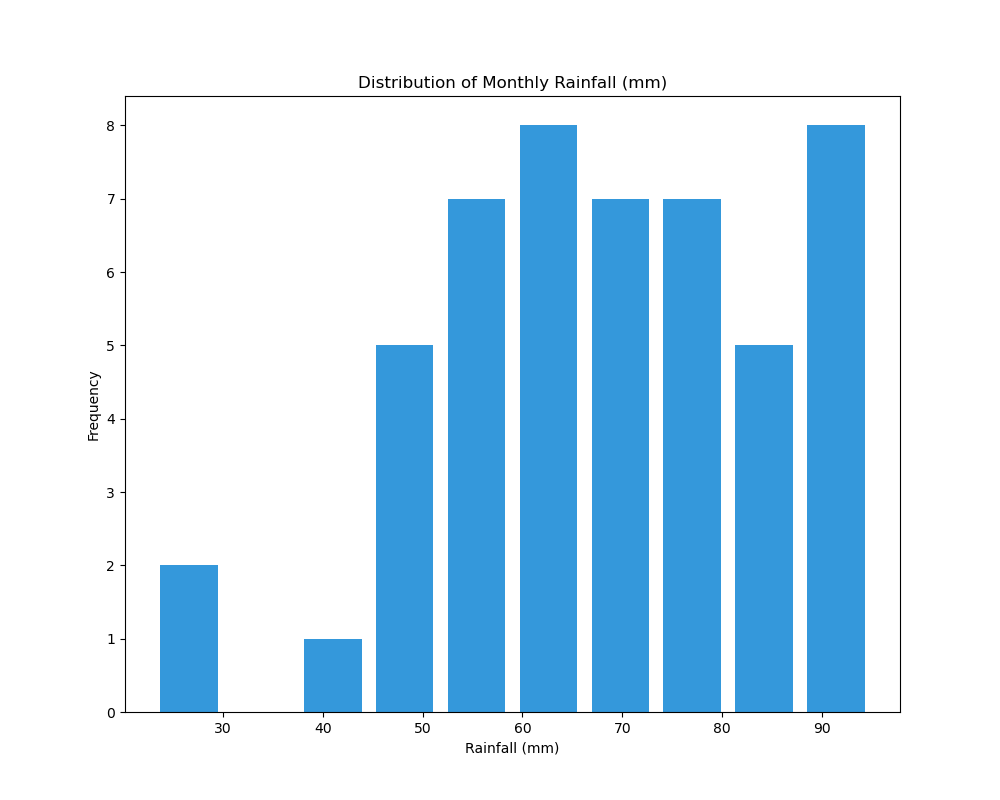

Reproduce this figure in Python.

import matplotlib.pyplot as plt

# Data points
data = [
    25, 45, 67, 23, 56, 78, 49, 58, 63, 79, 85, 92, 68, 73, 80, 59, 43, 65, 87, 90, 
    54, 72, 64, 55, 62, 74, 84, 83, 76, 77, 81, 88, 91, 66, 70, 75, 89, 93, 95, 60, 
    57, 52, 69, 61, 53, 71, 50, 46, 94, 51
]

# Create histogram
plt.figure(figsize=(10, 8))
n, bins, patches = plt.hist(data, bins=10, color='#3498DB', rwidth=0.8)

# Customize appearance
plt.title('Distribution of Monthly Rainfall (mm)')
plt.xlabel('Rainfall (mm)')
plt.ylabel('Frequency')

# Show plot
plt.show()
